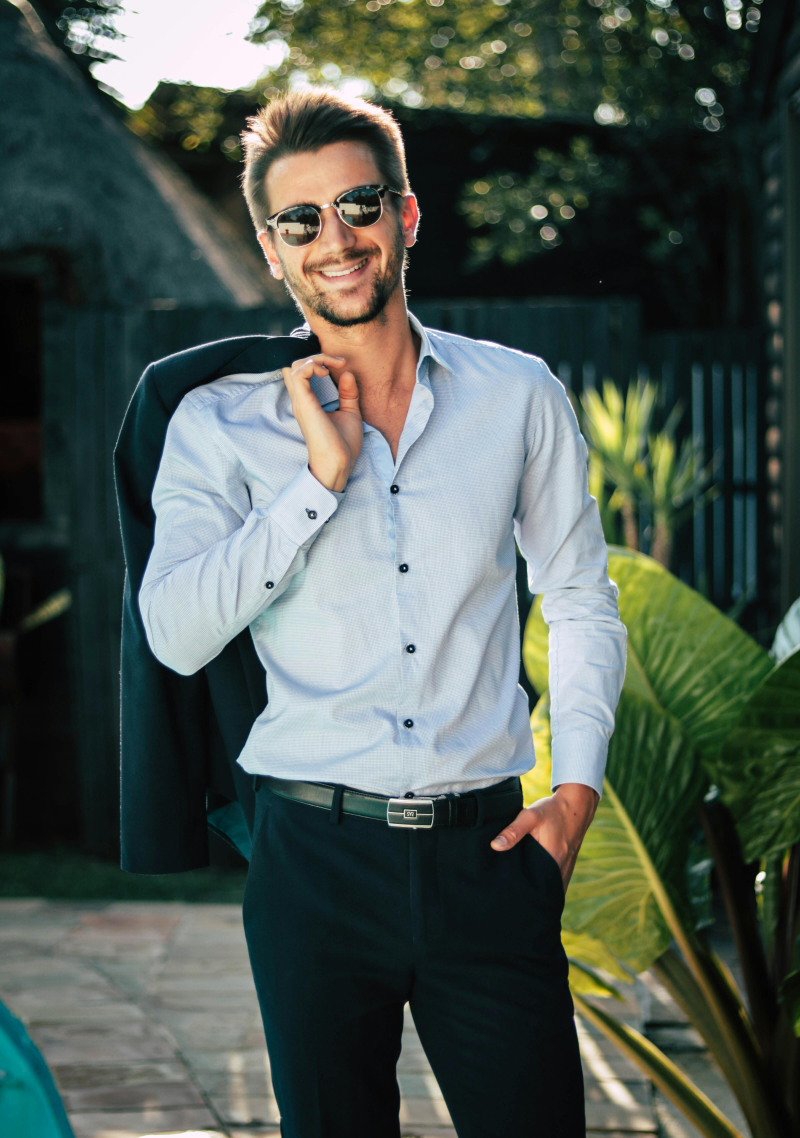
#> input picture tests/1Sample_Mens.jpg, 4000 x 5688 px (shown at 1/5 size)
$ python -i image_processor.py   (imports and definitions only)
#> lines starting #> are read from the running program, lines starting #| are printed output that depends on the picture
#> further down, picture is the input picture: shape (5688, 4000, 3); mean B, G, R 81.7, 89.1, 78.3
"""
Image Processing Utilities
"""

import cv2
import numpy as np
from typing import Tuple, Optional
import logging

logger = logging.getLogger(__name__)

class ImageProcessor:
    """
    Handles image preprocessing and optimization for body detection.
    """

    def __init__(self):
        """Initialize image processor with default settings."""
        self.target_width = 640
        self.target_height = 480
        self.min_resolution = (100, 100)  # Reduced minimum size to handle smaller images
        self.max_resolution = (1920, 1080)

    def preprocess(self, image: np.ndarray) -> np.ndarray:
        """
        Preprocess image for optimal body detection.

        Args:
            image: Input image as numpy array

        Returns:
            Preprocessed image
        """
        try:
            if image is None:
                raise ValueError("Input image is None")

            # Validate image
            if not self._validate_image(image):
                raise ValueError("Invalid image format or size")

            # Resize image if needed
            processed_image = self._resize_image(image)

            # Enhance image quality
            processed_image = self._enhance_image(processed_image)

            # Normalize lighting
            processed_image = self._normalize_lighting(processed_image)

            logger.info(f"Preprocessed image to shape: {processed_image.shape}")
            return processed_image

        except Exception as e:
            logger.error(f"Error preprocessing image: {str(e)}")
            raise

    def _validate_image(self, image: np.ndarray) -> bool:
        """Validate image format and basic properties."""
        try:
            # Check if image is valid numpy array
            if not isinstance(image, np.ndarray):
                return False

            # Check image dimensions
            if len(image.shape) not in [2, 3]:
                return False

            # Check image size
            height, width = image.shape[:2]
#> height = 5688; width = 4000
            if height < self.min_resolution[1] or width < self.min_resolution[0]:
                logger.warning(f"Image too small: {width}x{height}")
                return False

            if height > self.max_resolution[1] or width > self.max_resolution[0]:
                logger.warning(f"Image very large: {width}x{height}")

            # Check image data type
            if image.dtype not in [np.uint8, np.float32, np.float64]:
                return False

            return True

        except Exception as e:
            logger.error(f"Error validating image: {str(e)}")
            return False

    def _resize_image(self, image: np.ndarray) -> np.ndarray:
        """
        Resize image while maintaining aspect ratio.

        Args:
            image: Input image

        Returns:
            Resized image
        """
        try:
            height, width = image.shape[:2]
#> height = 5688; width = 4000

            # Calculate aspect ratio
            aspect_ratio = width / height
#> aspect_ratio = 0.703

            # Determine new dimensions
            if aspect_ratio > 1:  # Landscape
                new_width = self.target_width
                new_height = int(self.target_width / aspect_ratio)
            else:  # Portrait or square
                new_height = self.target_height
                new_width = int(self.target_height * aspect_ratio)
#> new_width = 337

            # Ensure minimum size
            new_width = max(new_width, self.min_resolution[0])
            new_height = max(new_height, self.min_resolution[1])

            # Resize image
            resized_image = cv2.resize(image, (new_width, new_height), interpolation=cv2.INTER_AREA)
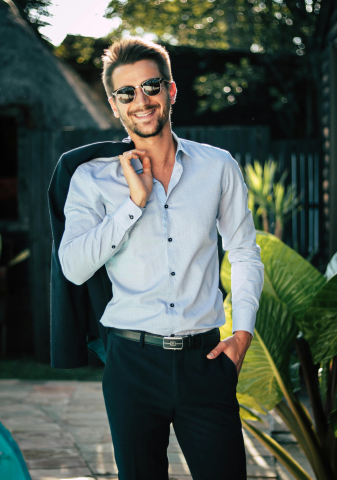
#> resized_image: shape (480, 337, 3); mean B, G, R 81.7, 89.1, 78.3

            logger.debug(f"Resized image from {width}x{height} to {new_width}x{new_height}")
            return resized_image

        except Exception as e:
            logger.error(f"Error resizing image: {str(e)}")
            return image

    def _enhance_image(self, image: np.ndarray) -> np.ndarray:
        """
        Enhance image quality for better body detection.

        Args:
            image: Input image

        Returns:
            Enhanced image
        """
        try:
            # Convert to LAB color space for better processing
            if len(image.shape) == 3:
                lab_image = cv2.cvtColor(image, cv2.COLOR_BGR2LAB)
#> lab_image: shape (480, 337, 3); mean of channels 0, 1, 2 89.6, 123, 131

                # Split channels
                l_channel, a_channel, b_channel = cv2.split(lab_image)
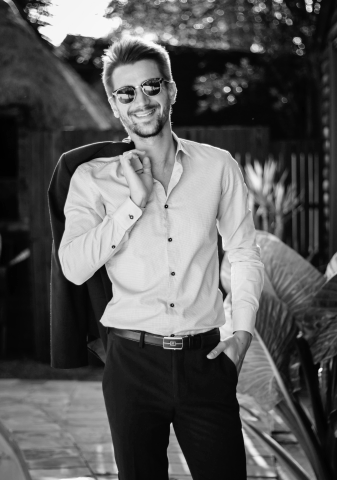
#> l_channel: shape (480, 337); min 1, max 250, mean 89.6
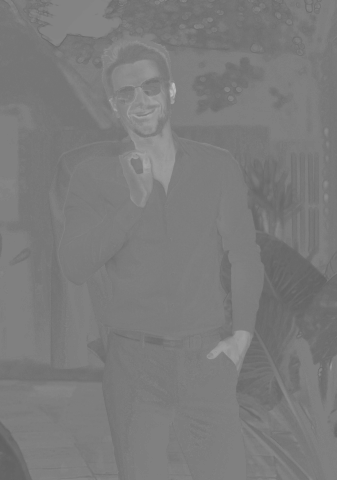
#> a_channel: shape (480, 337); min 96, max 189, mean 123
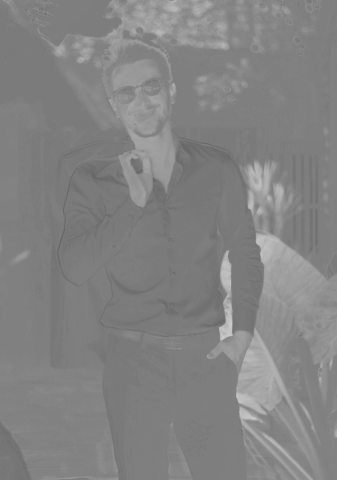
#> b_channel: shape (480, 337); min 101, max 204, mean 131

                # Apply CLAHE (Contrast Limited Adaptive Histogram Equalization) to L channel
                clahe = cv2.createCLAHE(clipLimit=2.0, tileGridSize=(8, 8))
                l_channel = clahe.apply(l_channel)
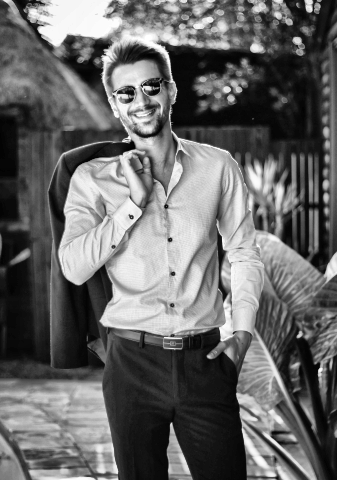
#> l_channel: shape (480, 337); min 1, max 255, mean 103.5

                # Merge channels back
                enhanced_lab = cv2.merge([l_channel, a_channel, b_channel])
#> enhanced_lab: shape (480, 337, 3); mean of channels 0, 1, 2 103.5, 123, 131

                # Convert back to BGR
                enhanced_image = cv2.cvtColor(enhanced_lab, cv2.COLOR_LAB2BGR)
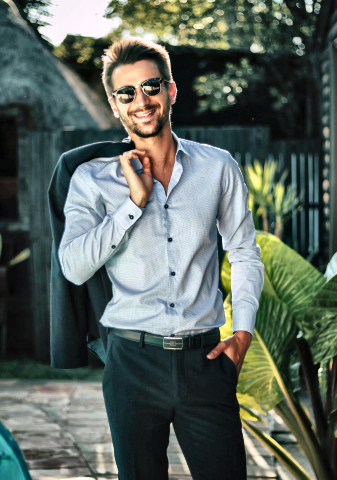
#> enhanced_image: shape (480, 337, 3); mean B, G, R 94.4, 102.2, 91.5
            else:
                # Grayscale image
                clahe = cv2.createCLAHE(clipLimit=2.0, tileGridSize=(8, 8))
                enhanced_image = clahe.apply(image)

            return enhanced_image

        except Exception as e:
            logger.error(f"Error enhancing image: {str(e)}")
            return image

    def _normalize_lighting(self, image: np.ndarray) -> np.ndarray:
        """
        Normalize lighting conditions in the image.

        Args:
            image: Input image

        Returns:
            Image with normalized lighting
        """
        try:
            if len(image.shape) == 3:
                # Convert to float for processing
                normalized = image.astype(np.float32) / 255.0

                # Calculate per-channel mean
                mean_values = np.mean(normalized, axis=(0, 1))
#> mean_values = [0.37, 0.401, 0.359]

                # Adjust brightness if too dark or too bright
                target_brightness = 0.5
                for i in range(3):
                    if mean_values[i] < 0.3:  # Too dark
                        normalized[:, :, i] = np.clip(normalized[:, :, i] * 1.2, 0, 1)
                    elif mean_values[i] > 0.7:  # Too bright
                        normalized[:, :, i] = np.clip(normalized[:, :, i] * 0.8, 0, 1)

                # Convert back to uint8
                normalized_image = (normalized * 255).astype(np.uint8)
            else:
                # Grayscale normalization
                normalized_image = cv2.equalizeHist(image)

            return normalized_image

        except Exception as e:
            logger.error(f"Error normalizing lighting: {str(e)}")
            return image

    # [94 lines left out: functions crop_to_person, add_padding, convert_color_space, not called in this run]

>>> import cv2
>>> picture = cv2.imread('../../tests/1Sample_Mens.jpg')
>>> result = ImageProcessor().preprocess(picture)

$ run again, on tests/Sample_Harunesh.jpg
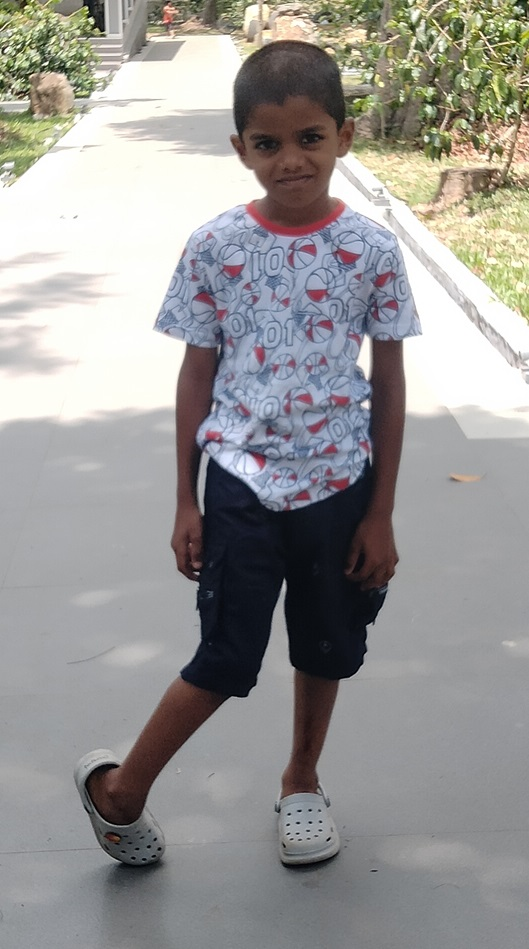
#> input picture tests/Sample_Harunesh.jpg, 529 x 949 px
#> picture is the input picture: shape (949, 529, 3); mean B, G, R 149.6, 151.5, 152.7
#> lab_image: shape (480, 267, 3); mean of channels 0, 1, 2 157.5, 128.5, 129.3
#> in _enhance_image, `l_channel, a_channel, b_channel = cv2.split(lab_image)`:
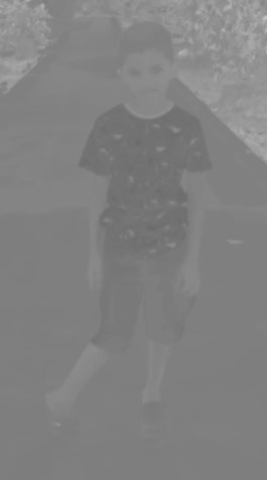
#> b_channel: shape (480, 267); min 107, max 195, mean 129.3
#> enhanced_lab: shape (480, 267, 3); mean of channels 0, 1, 2 154.2, 128.5, 129.3
#> in _enhance_image, `enhanced_image = cv2.cvtColor(enhanced_lab, cv2.COLOR_LAB2BGR)`:
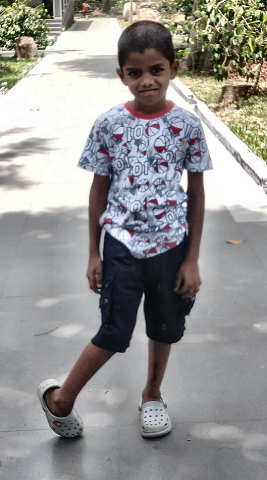
#> enhanced_image: shape (480, 267, 3); mean B, G, R 146.5, 148.5, 149.6
#> mean_values = [0.575, 0.583, 0.587]
